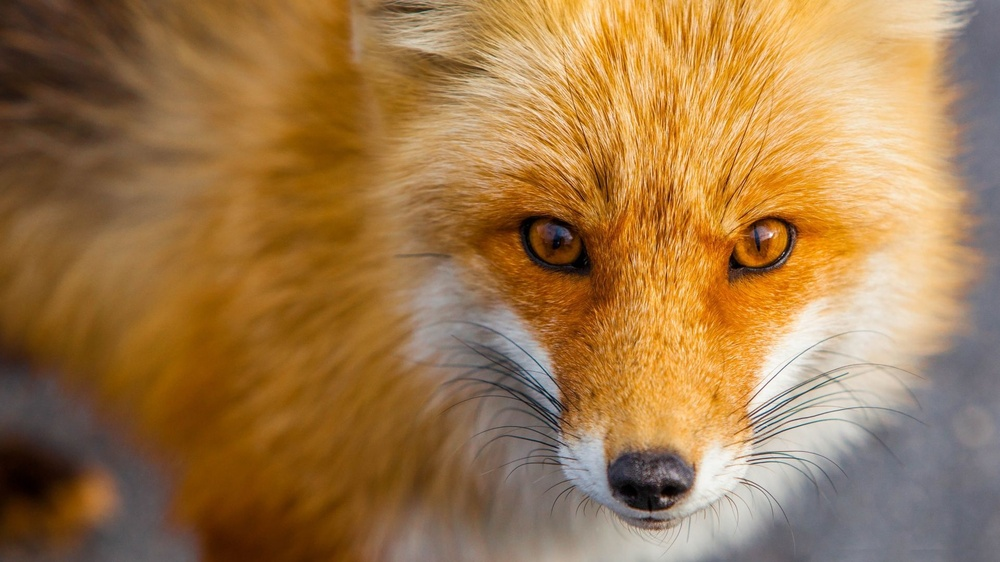
#> input picture Chapter-2/image.jpg, 1000 x 562 px, shrunk from 1920 x 1080 before the run
$ python 10-ImageThresholding.py
#> lines starting #> are read from the running program, lines starting #| are printed output that depends on the picture; after the words box and inside, x2 and y2 are one past the last pixel; in counts of white or black regions, pixels touching at a corner belong together
#http://opencv-python-tutroals.readthedocs.io/en/latest/py_tutorials/py_imgproc/py_thresholding/py_thresholding.html

import cv2


img = cv2.imread('image.jpg',0)
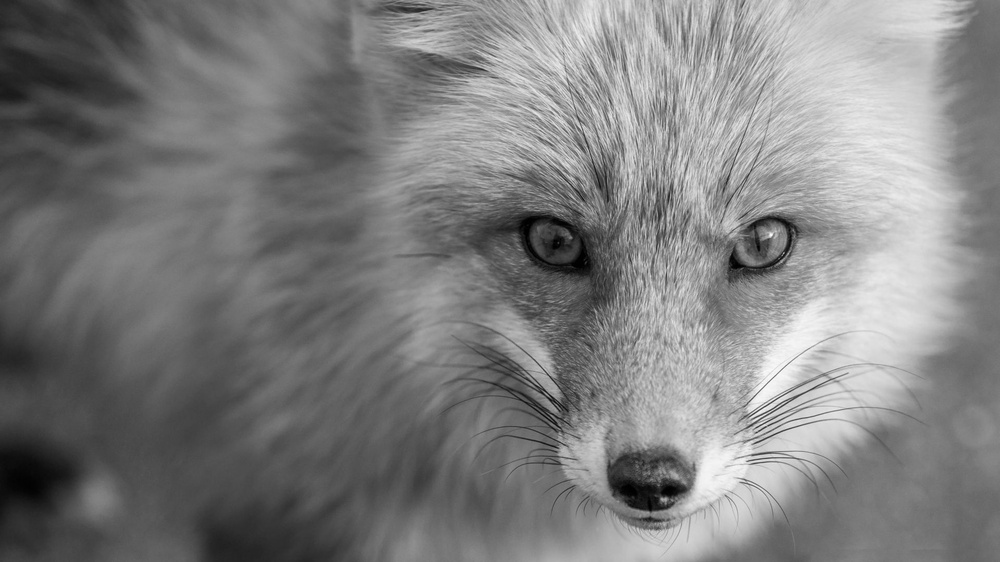
#> img: shape (562, 1000); min 0, max 255, mean 126.5

#Simple Thresholding
#Here, the matter is straight forward. If pixel value is greater than a threshold value, it is assigned one value (may be white),
# else it is assigned another value (may be black). The function used is cv2.threshold.
# First argument is the source image, which should be a gray scale image.
# Second argument is the threshold value which is used to classify the pixel values.
#  Third argument is the maxVal which represents the value to be given if pixel value is more than
#  (sometimes less than) the threshold value.

#  OpenCV provides different styles of thresholding and it is decided by the fourth parameter of the function. Different types are:
# cv2.THRESH_BINARY
# cv2.THRESH_BINARY_INV
# cv2.THRESH_TRUNC
# cv2.THRESH_TOZERO
# cv2.THRESH_TOZERO_INV

ret,thresh1 = cv2.threshold(img,127,255,cv2.THRESH_BINARY)
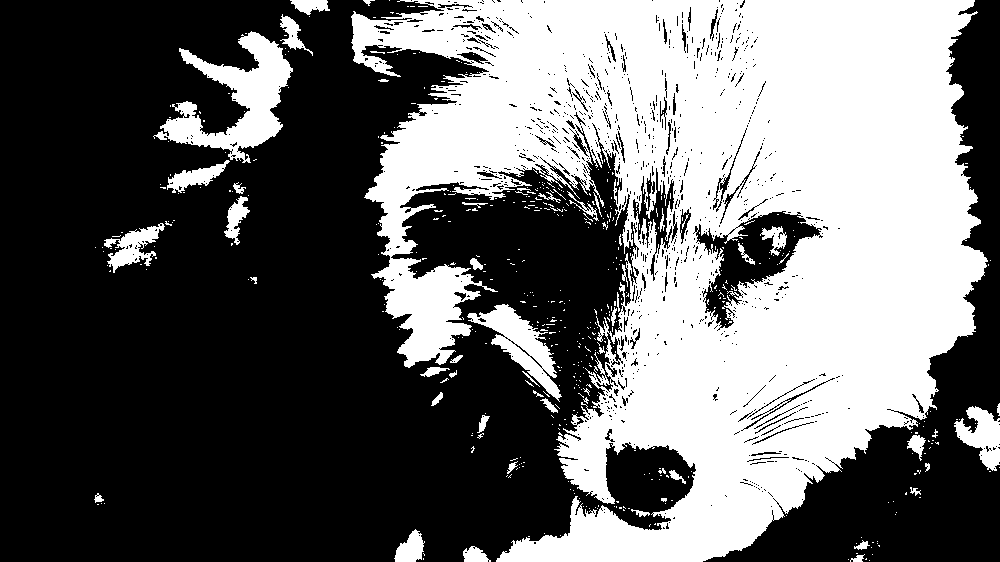
#> thresh1: shape (562, 1000); 40.4% white; 509 white regions (456 under 20 px), largest, box (x1, y1, x2, y2) and area: (351, 0, 988, 562) 206928, (153, 31, 293, 163) 7020, (467, 304, 562, 402) 2989
cv2.imshow("thresh1",thresh1)

cv2.waitKey(0)
cv2.destroyAllWindows()


ret,thresh2 = cv2.threshold(img,127,255,cv2.THRESH_BINARY_INV)
cv2.imshow("thresh2",thresh2)

cv2.waitKey(0)
cv2.destroyAllWindows()


ret,thresh3 = cv2.threshold(img,127,255,cv2.THRESH_TRUNC)
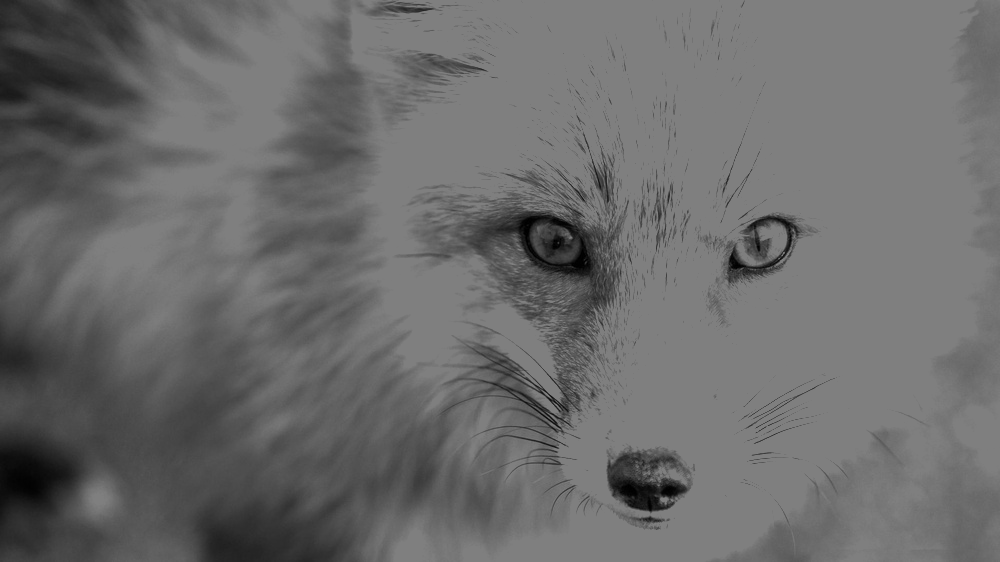
#> thresh3: shape (562, 1000); min 0, max 127, mean 107.2
cv2.imshow("thresh3",thresh3)
cv2.waitKey(0)
cv2.destroyAllWindows()


ret,thresh4 = cv2.threshold(img,127,255,cv2.THRESH_TOZERO)
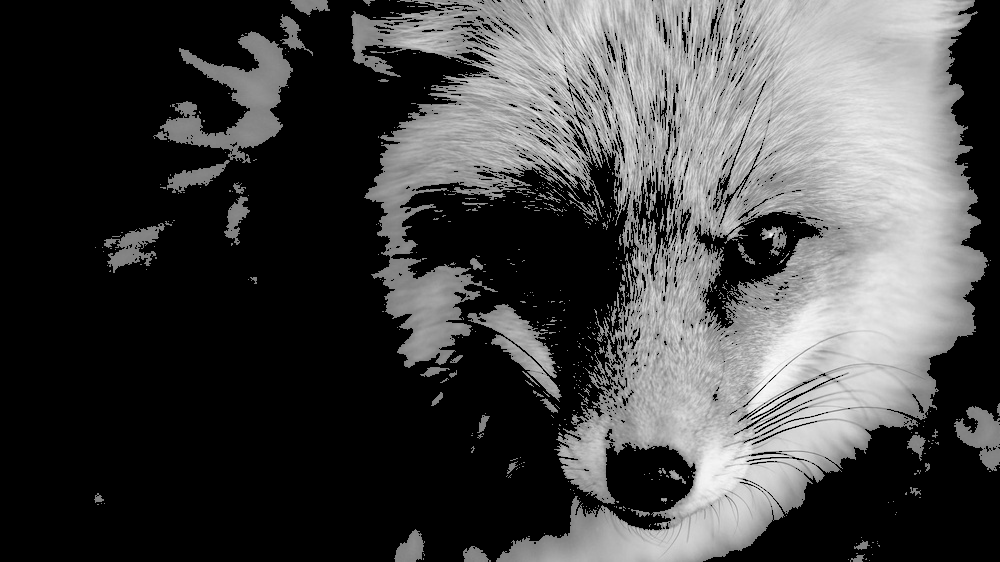
#> thresh4: shape (562, 1000); min 0, max 255, mean 70.6
cv2.imshow("thresh4",thresh4)
cv2.waitKey(0)
cv2.destroyAllWindows()


ret,thresh5 = cv2.threshold(img,127,255,cv2.THRESH_TOZERO_INV)
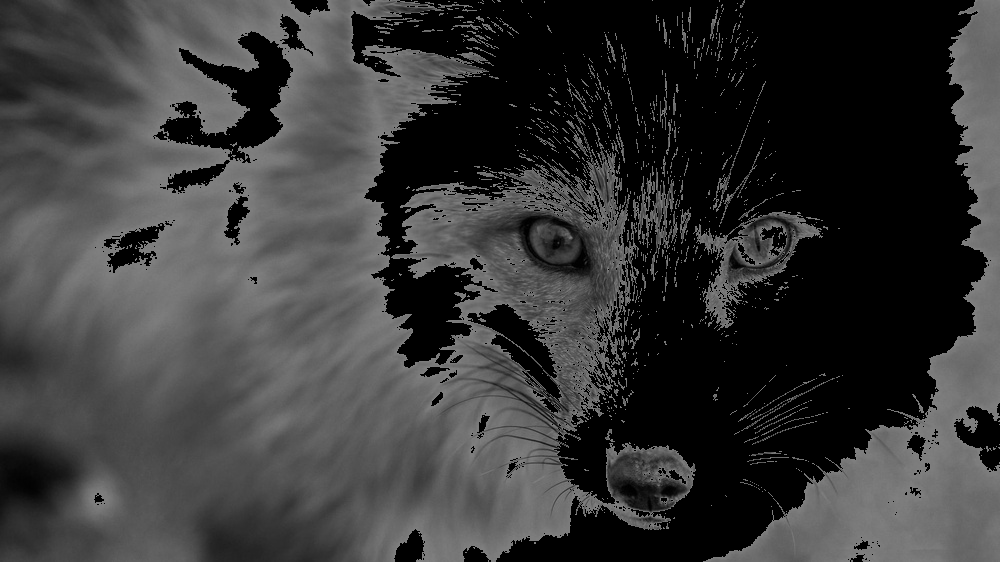
#> thresh5: shape (562, 1000); min 0, max 127, mean 55.8
cv2.imshow("thresh5",thresh5)
cv2.waitKey(0)
cv2.destroyAllWindows()
